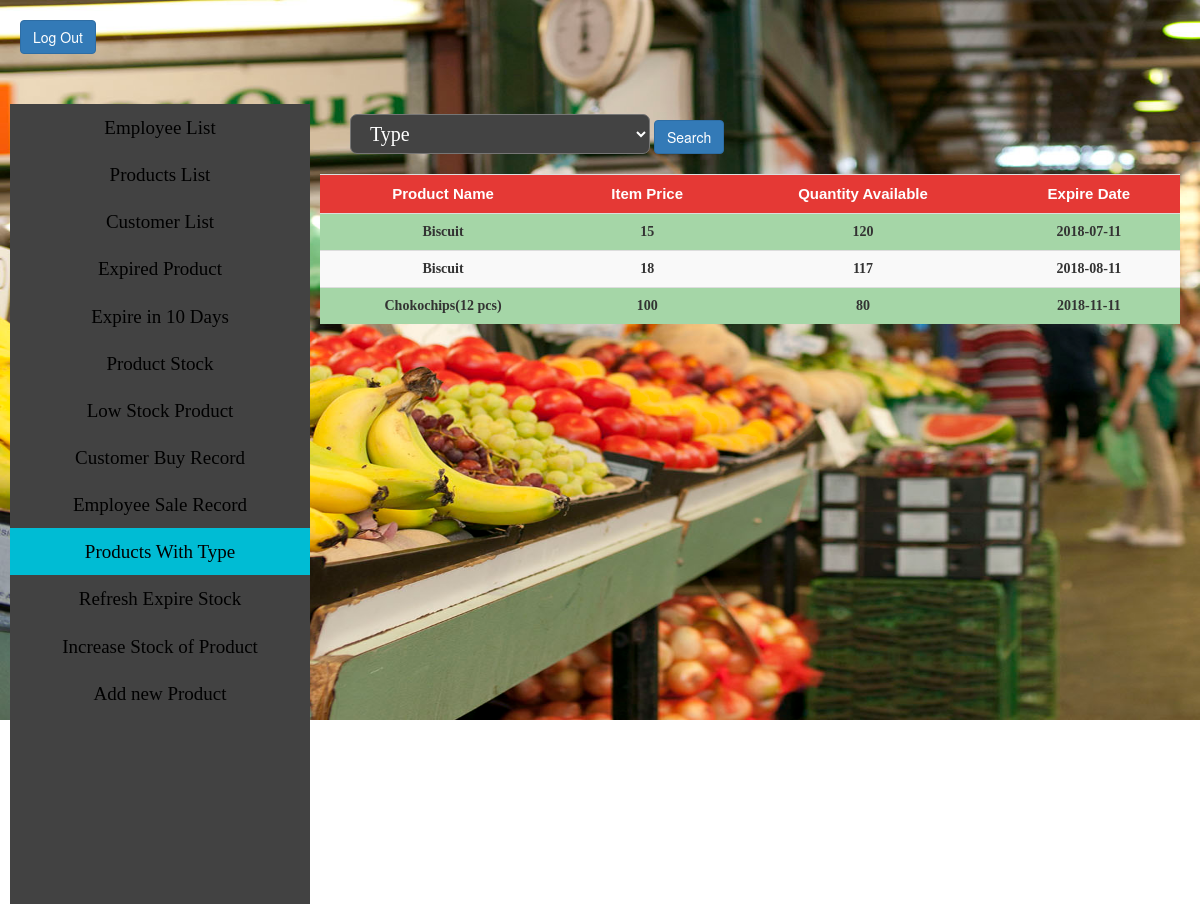
Screenshot of /SHOP/producttype.php with the database file from the repository.
### tables this page shows
create table stock
(
	st_id int,
    st_name varchar(128),
    st_comp varchar(128),
    st_type varchar(30),
    st_quen double,
    foreign key (st_id)  references products(pro_id) 
);

create table products 
(
	pro_id int,
	pro_name varchar(128),
    pro_manu_date date not null,
    pro_expire_dat date ,
    pro_pur_price float,
    pro_sal_price float,    
    primary key(pro_id)
);

### SHOP/producttype.php (the view, shortened to what this page needs)
<!DOCTYPE html>
<html lang="en">
  <head>
	    <link rel="stylesheet" type="text/css" href="protype1.css">
      <link href="css/bootstrap.min.css" rel="stylesheet">
  </head>
  <body>
  <?php
    require 'connect.inc.php';
    $query="select pro_name,pro_sal_price,pro_expire_dat,st_quen from stock
            join products on products.pro_id=stock.st_id
            where st_type='Cookies' ";
    $type=$query_run="";
    if(isset($_POST['Submit']))
    {
      $type=$_POST['protype'];
      $query="select pro_name,pro_sal_price,pro_expire_dat,st_quen from stock
            join products on products.pro_id=stock.st_id
            where st_type like '%{$type}%' ";
      if (($_POST["protype"])=="Type")
      {
          $query="select pro_name,pro_sal_price,pro_expire_dat,st_quen from stock
            join products on products.pro_id=stock.st_id
            where st_type='Cookies'";
      }
    }
    else
    {
      $query="select pro_name,pro_sal_price,pro_expire_dat,st_quen from stock
            join products on products.pro_id=stock.st_id
            where st_type='Cookies'";
    }
    $query_run=mysqli_query($conn,$query);
  ?>
    <a href="index.php"><input type="button" class="btn btn-primary" value="Log Out" id="lgout"></a>
    <br><br>
    <ul class="nav">
      <li><a href="Adminpage.php" >Employee List</a></li>
      <li><a href="products.php">Products List</a></li>
      <li><a href="customer.php">Customer List</a></li>
      <li><a href="expired.php">Expired Product</a></li>
      <li><a href="expire.php">Expire in 10 Days</a></li>
      <li><a href="stock.php">Product Stock</a></li>
      <li><a href="lowstock.php">Low Stock Product</a></li>
      <li><a href="custrecord.php">Customer Buy Record</a></li>
      <li><a href="emprecord.php" >Employee Sale Record</a></li>
      <li><a href="producttype.php" class="active">Products With Type </a></li>
      <li><a href="refresh.php">Refresh Expire Stock</a></li>
      <li><a href="instk.php">Increase Stock of Product</a></li>
      <li><a href="newpro.php">Add new Product</a></li>
    </ul>
    <div class="sidebar">
          <form action="producttype.php" class="form-inline" method="POST">
          <div class="select-field">
            <select name="protype">
              <option selected hidden >Type</option>
            </select>
            <button type="submit" class="btn btn-primary nav-button" name="Submit" value="<?php echo $type; ?>">Search</button>
          </div>
          </form>
          <br>
          <table class="table table-striped">
            <tr>
              <td class="head"> Product Name </th>
              <td class="head"> Item Price </th>
              <td class="head"> Quantity Available </td>
              <td class="head"> Expire Date </th>
            </tr>
            <?php while($row=mysqli_fetch_assoc($query_run)):?>
            <tr>
                <td><?php echo $row['pro_name']?></td>
                <td><?php echo $row['pro_sal_price']?></td>
                <td><?php echo $row['st_quen']?></td>
                <td><?php echo $row['pro_expire_dat']?></td>
            </tr>
          <?php endwhile;?>
          </table>
    </div>
  </body>
</html>

### SHOP/protype1.css (style rules this page uses)
body { background-image:url(shop3.jpg); font-size: 10px; height: 100px; background-size: 1600px 720px; background-attachment: fixed; background-repeat:no-repeat; font-family:serif; }
#lgout { margin: 20px 0px 20px 20px; }
ul.nav { list-style-type: none; float: left; top: 5px; width: 25%; overflow: auto; height: 800%; margin: 10px; padding: 0px; background-color: #424242; }
td { text-align:center; font-size: 14px; font-weight: bold; font-family: comic sans ms; }
.head { font-weight: bolder; font-size: 15px; font-family: Helvetica; color: white; text-align: center; background-color:#E53935; }
tr:nth-child(even) { background: #A5D6A7; }
.nav li a { display: block; text-decoration: none; text-align: center; color: black; padding: 5px; font-size: 19px; font-family: verdana; }
.sidebar { margin-left: 25%; padding: 20px; height:800%; }
.active { background-color: #00BCD4; color: red; }
.select-field { display: inline; width: 100%; height: 90px; border-radius: 10px; }
.select-field > select { width: 300px; height: 40px; margin: 0px; margin-left: 30px; border-radius: 7px; padding:0px 45px 0px 15px; bottom: 0px; background-color:#434343; font-family: 'osbold'; font-size: 20px; color:#ffffff; }

### rows the page displays
stock: st_id.pro_name "Biscuit", st_id.pro_sal_price "15", st_quen "120", st_id.pro_expire_dat "2018-07-11"
stock: st_id.pro_name "Biscuit", st_id.pro_sal_price "18", st_quen "117", st_id.pro_expire_dat "2018-08-11"
stock: st_id.pro_name "Chokochips(12 pcs)", st_id.pro_sal_price "100", st_quen "80", st_id.pro_expire_dat "2018-11-11"
